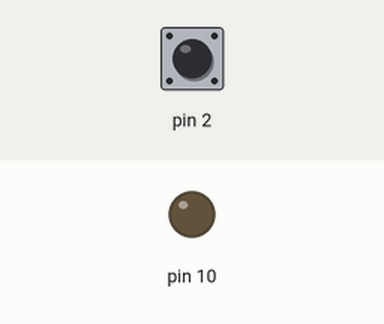
A program run on a simulated Arduino Uno, built with avr-gcc and run on an emulated ATmega328P. Parts: output pins drawn as LEDs (lit = HIGH). The test bench sets the inputs (shaded band); at power-on: pin 2 LOW.

Above: at 1.2 s.
1.3 s: pin 2 driven HIGH
At 1.9 s:
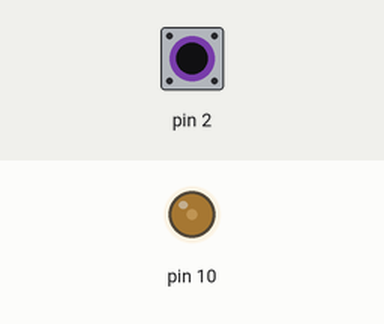
2.8 s: pin 2 pulsed LOW 5 times (0.12 s each, 0.3 s apart)
At 3.39 s:
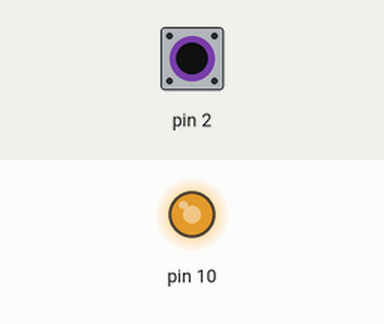
At 4.8 s:
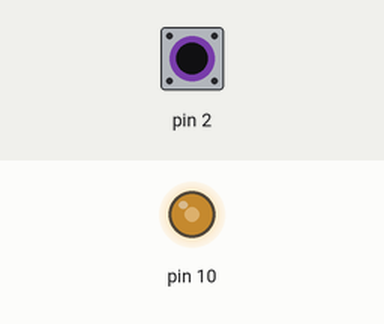
Timing chart, 0 to 6.3 s (numbered marks = the images above; inputs shaded):
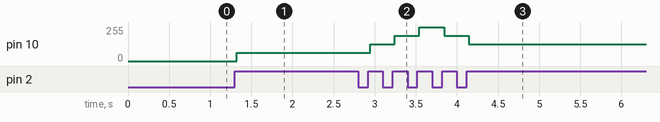

The program:

main.cpp
```cpp
#include <Arduino.h>
#include <Program.h>
const int borneEntree = 2;
const int borneSortie = 10;

Program *ptrprogram;
void setup()
{
  ptrprogram = new Program(borneSortie, borneEntree);
}

void loop()
{
  ptrprogram->loop();
}
```

Action.h
```cpp
#pragma once

class Action
{

public:
    virtual void executer();
};
```

ActionModifierIntensiteDEL.h
```cpp
#pragma once
#include <Action.h>
#include <DEL.h>

class ActionModifierIntensiteDEL : public Action
{
private:
    DEL *m_DEL;
    float m_pourcentageIntensite;
    float m_pas;

public:
    ActionModifierIntensiteDEL(DEL *p_DEL);
    void executer();
    DEL getDEL();
    void setDEL(DEL *p_DEL);
    float getPourcentageIntensite();
    void setPourcentageIntensite(float p_pourcentageIntensite);
    float getPas();
    void setPas(float p_pas);
};
```

Bouton.h
```cpp
#pragma once

#include <Arduino.h>
#include <Action.h>

class Bouton
{
private:
    uint8_t m_pin;
    Action *m_actionBoutonPresse;
    long m_derniereDateChangement;
    bool m_dernierEtatBouton;
    bool m_dernierEtatStableBouton;
    bool m_etatBouton;
    int m_delaiPression;

public:
    Bouton(int p_pinBouton, Action *p_actionBouton);
    int getPinBouton();
    void setPinBouton(int p_pinBouton);
    Action getActionBouton();
    void setActionBouton(Action *p_actionBouton);
    long getDerniereDateChangement();
    void setDerniereDateChangement(long p_deniereDateChangement);
    bool getdernierEtatBouton();
    void setDernierEtatBouton(bool p_dernierEtatBouton);
    bool getDernierEtatStableBouton();
    void setDernierEtatStableBouton(bool p_dernierEtatStableBouton);
    bool getEtatBouton();
    void setEtatBouton(bool p_pinBouton);
    void tick();
};
```

DEL.h
```cpp
#pragma once

class DEL
{
private:
    uint8_t m_pin;

public:
    DEL(uint8_t p_pin);
    uint8_t getPin();
    void allumer();
    void allumer(float p_pourcentageIntensite);
    void eteindre();
};
```

Program.h
```cpp
#pragma once

#include <Arduino.h>
#include <Bouton.h>

class Program
{
private:
    Bouton *m_bouton;
    uint8_t m_pinDEL;
    uint8_t m_pinBouton;

public:
    Program(uint8_t p_pinDEL, uint8_t p_pinBouton);
    void loop();
};
```

ActionModifierIntensiteDEL.cpp
```cpp
#include <Arduino.h>
#include <Action.h>
#include <ActionModifierIntensiteDEL.h>
#include <DEL.h>

ActionModifierIntensiteDEL::ActionModifierIntensiteDEL(DEL *p_DEL) : m_DEL(p_DEL)
{
    this->setPourcentageIntensite(0);
}
void ActionModifierIntensiteDEL::executer()
{
    if (this->m_pourcentageIntensite == 0)
    {
        this->m_pas = 25;
    }
    if (this->m_pourcentageIntensite == 100)
    {
        this->m_pas = -25;
    }
    this->m_pourcentageIntensite = this->m_pourcentageIntensite + m_pas;
    this->m_DEL->allumer(this->m_pourcentageIntensite);
}

DEL ActionModifierIntensiteDEL::getDEL()
{
    return *this->m_DEL;
}

void ActionModifierIntensiteDEL::setDEL(DEL *p_DEL)
{
    this->m_DEL = p_DEL;
}

float ActionModifierIntensiteDEL::getPourcentageIntensite()
{
    return this->m_pourcentageIntensite;
}

void ActionModifierIntensiteDEL::setPourcentageIntensite(float p_pourcentageIntensite)
{
    this->m_pourcentageIntensite = p_pourcentageIntensite;
}

float ActionModifierIntensiteDEL::getPas()
{
    return this->m_pas;
}

void ActionModifierIntensiteDEL::setPas(float p_pas)
{
    this->m_pas = p_pas;
}
```

Bouton.cpp
```cpp
#include <Arduino.h>
#include <Bouton.h>
#include <Action.h>
#include <ActionModifierIntensiteDEL.h>

Bouton::Bouton(int p_pinBouton, Action *p_actionBouton)
    : m_pin(p_pinBouton), m_actionBoutonPresse(p_actionBouton)
{
    pinMode(p_pinBouton, INPUT);
    this->setDerniereDateChangement(0);
    this->setDernierEtatBouton(HIGH);
    this->setDernierEtatStableBouton(HIGH);
    this->m_delaiPression = 25;
}

int Bouton::getPinBouton()
{
    return this->m_pin;
}

void Bouton::setPinBouton(int p_pinBouton)
{
    this->m_pin = p_pinBouton;
}

Action Bouton::getActionBouton()
{
    return *this->m_actionBoutonPresse;
}

void Bouton::setActionBouton(Action *p_actionBouton)
{
    this->m_actionBoutonPresse = p_actionBouton;
}

void Bouton::setDerniereDateChangement(long p_dernierDateChangement)
{
    this->m_derniereDateChangement = p_dernierDateChangement;
}

long Bouton::getDerniereDateChangement()
{
    return this->m_derniereDateChangement;
}

bool Bouton::getdernierEtatBouton()
{
    return this->m_dernierEtatBouton;
}

void Bouton::setDernierEtatBouton(bool p_dernierEtatBouton)
{
    this->m_dernierEtatBouton = p_dernierEtatBouton;
}

bool Bouton::getDernierEtatStableBouton()
{
    return this->m_dernierEtatStableBouton;
}

void Bouton::setDernierEtatStableBouton(bool p_dernierEtatStableBouton)
{
    this->m_dernierEtatStableBouton = p_dernierEtatStableBouton;
}
bool Bouton::getEtatBouton()
{
    return this->m_etatBouton;
}

void Bouton::setEtatBouton(bool p_etatBouton)
{
    this->m_etatBouton = p_etatBouton;
}

void Bouton::tick()
{
    setEtatBouton(digitalRead(this->getPinBouton()));
    long dateActuelle = millis();
    if (this->getEtatBouton() != this->getdernierEtatBouton())
    {
        this->setDerniereDateChangement(dateActuelle);
        this->setDernierEtatBouton(getEtatBouton());
    }
    if (dateActuelle - this->getDerniereDateChangement() > this->m_delaiPression)
    {
        if (this->getDernierEtatStableBouton() == HIGH && this->getEtatBouton() == LOW)
        {
            /* code */
        }
        else if (this->getDernierEtatStableBouton() == LOW && this->getEtatBouton() == HIGH)
        {
            // analogWrite(borneSortie, this->getActionBouton().getPourcentageIntensite() * 255 / 100);
            this->m_actionBoutonPresse->executer();
        }
        this->setDernierEtatStableBouton(this->getEtatBouton());
    }
}
```

DEL.cpp
```cpp
#include <Arduino.h>
#include <DEL.h>

DEL::DEL(uint8_t p_pin) : m_pin(p_pin)
{

    pinMode(m_pin, OUTPUT);
    analogWrite(m_pin, 0);
}
uint8_t DEL::getPin()
{
    return this->m_pin;
}
void DEL::allumer()
{
    analogWrite(this->getPin(), 255);
}
void DEL::allumer(float p_pourcentageIntensite)
{
    analogWrite(this->getPin(), p_pourcentageIntensite * 2.55);
}
void DEL::eteindre()
{
    analogWrite(this->getPin(), 0);
}
// creer une methode clignoter
```

Program.cpp
```cpp
#include <Arduino.h>
#include <Bouton.h>
#include <DEL.h>
#include <ActionModifierIntensiteDEL.h>
#include <Program.h>

// donner membre del,
// maintenat
// m_mpindel
// pindell

Program::Program(uint8_t p_pinDEL, uint8_t p_pinBouton) : m_pinDEL(p_pinDEL), m_pinBouton(p_pinBouton)
{
    DEL *del = new DEL(m_pinDEL);
    ActionModifierIntensiteDEL *action = new ActionModifierIntensiteDEL(del);
    this->m_bouton = new Bouton(m_pinBouton, action);
}
void Program::loop()
{
    m_bouton->tick();
    // delClignoter
}
```

Measured:
- after the input at 1.3 s, pin 10: 0/255 → 63/255 at once
- after the input at 2.8 s, pin 10: 63/255 → 127/255 after 0.15 s, → 191/255 0.30 s later, → 255/255 0.30 s later, → 191/255 0.30 s later, … (5 changes in this stretch)
